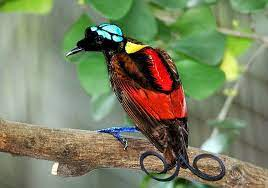
#> input picture download.jpeg, 268 x 188 px
$ python log_tran.py
#> lines starting #> are read from the running program, lines starting #| are printed output that depends on the picture
### histogram.py
import cv2
import numpy as np
import matplotlib.pyplot as plt
def histogramPlotting(image):
    l=2**len(format(np.max(image),'b'))
    intensity=np.array(range(l))
    frequency=np.zeros(l)
    for i in range(len(image)):
        for j in range(len(image[0])):
            frequency[image[i][j]]+=1
    plt.plot(intensity,frequency,marker='o')
    plt.xlabel("Gray Level")
    plt.ylabel("Frequency")
    plt.title("Histogram")
    plt.show()
# [5 lines that do not run on import are left out]


### log_tran.py
from histogram import histogramPlotting
import cv2
import numpy as np
import matplotlib.pyplot as plt
from math import log10 as log
# img=np.array([[4,5,7,4],[2,2,5,3],[6,5,1,6]],np.uint8)
# print(img)
img=cv2.imread('download.jpeg',0)
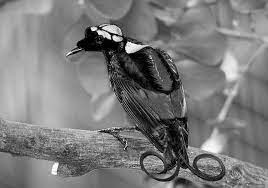
#> img: shape (188, 268); min 0, max 255, mean 123.2
histogramPlotting(img)
#> in histogramPlotting, `l=2**len(format(np.max(image),'b'))`: l = 256
#> after the loop in histogramPlotting, `for i in range(len(image)):`: frequency = 256 values, max 625 at index 125, min 0 at index 253, mean 196.8
#> in histogramPlotting, `plt.show()`:
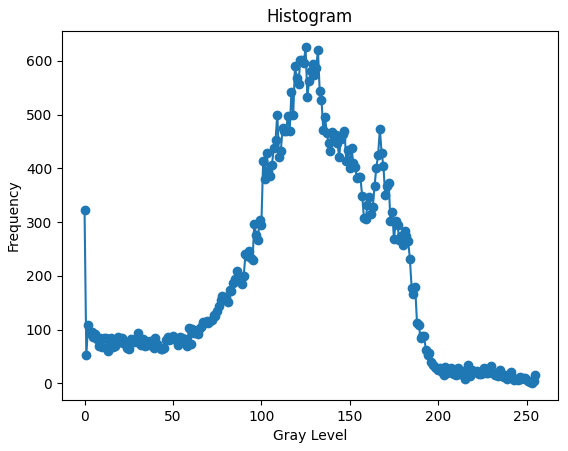
#> figure drawn by matplotlib, 1 panel; curve peaks at x = 125, y = 625
logImg=img.copy()
n=len(format(np.max(img),'b'))
#> n = 8
l=2**n
#> l = 256
# print(l)
c=120
# c=l/log(1+l)
LogTran=lambda r:round(c*log(1+r))
for i in range(len(img)):
    for j in range(len(img[0])):
        s=LogTran(img[i][j])
        if s >= l-1:
            s=l-1
        logImg[i][j]=s
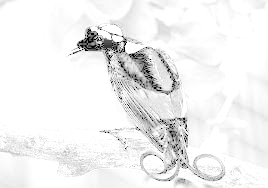
#> logImg: shape (188, 268); min 0, max 255, mean 239.9
# print(logImg)
histogramPlotting(logImg)
#> after the loop in histogramPlotting (call 2), `for i in range(len(image)):`: frequency = 256 values, max 22785 at index 255, min 0 at index 1, mean 196.8
#> in histogramPlotting (call 2), `plt.show()`:
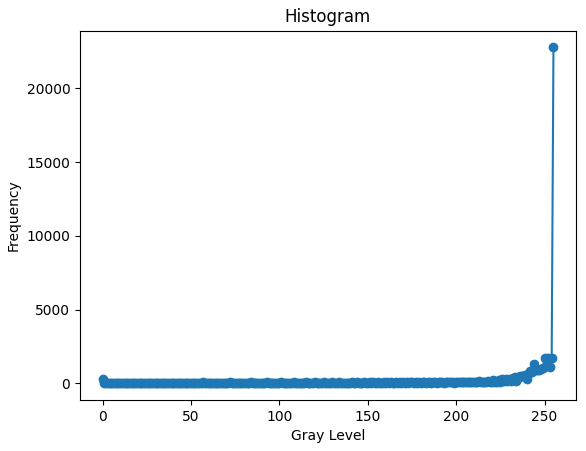
#> figure drawn by matplotlib, 1 panel; curve peaks at x = 255, y = 22785
mergedImg=np.concatenate((img,logImg),axis=1)
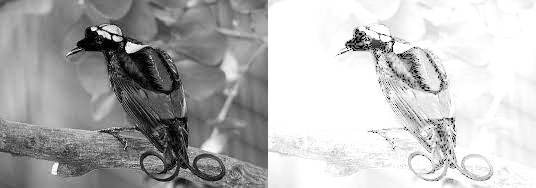
#> mergedImg: shape (188, 536); min 0, max 255, mean 181.5
cv2.imshow(f"Original vs Log Transform for c={c}",mergedImg)
cv2.waitKey(0)
